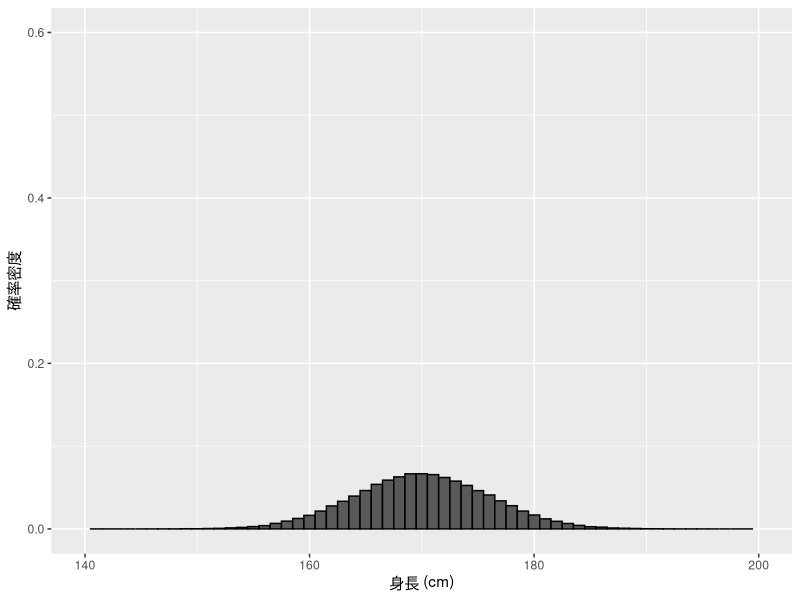
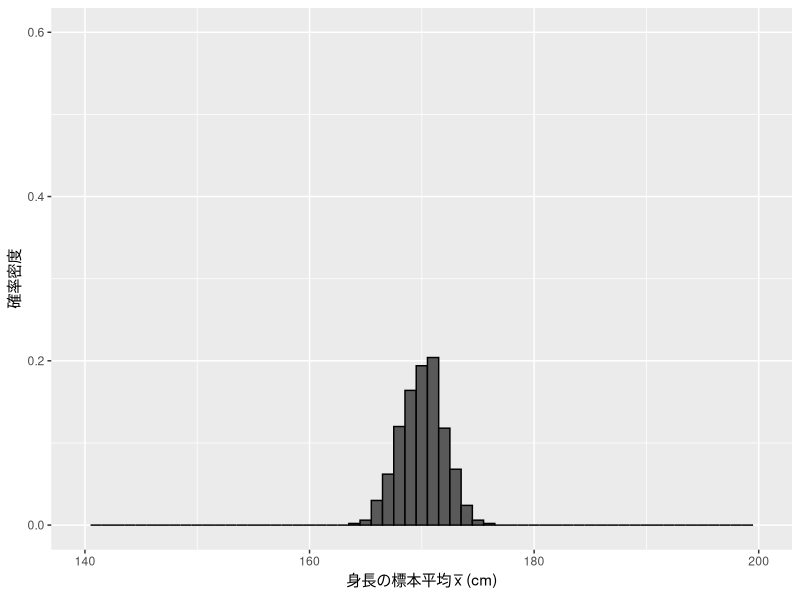
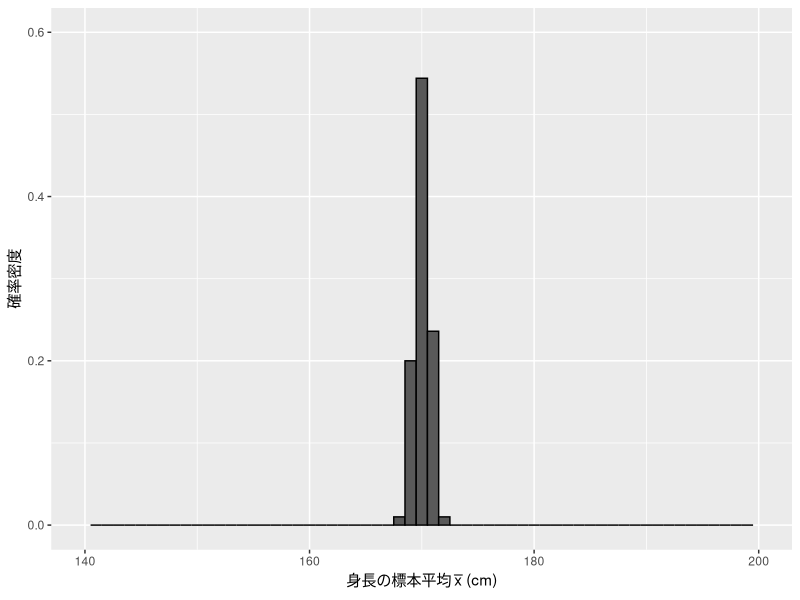
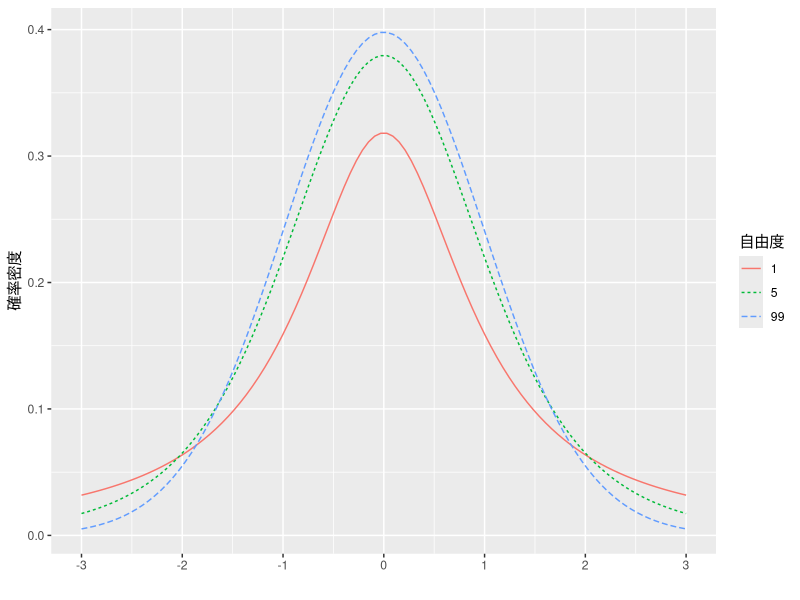
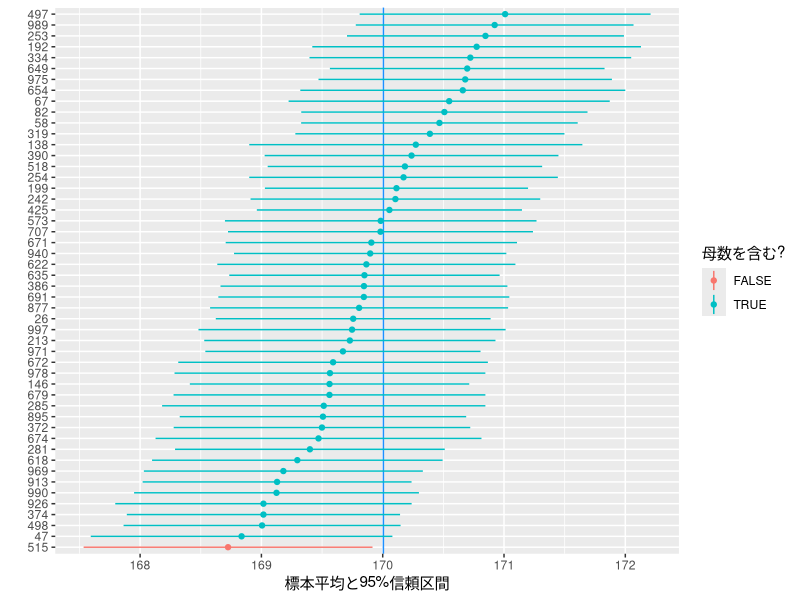

These figures' R source, in order: (Note: this script raises an error after producing the figures.)
## ch07.R
##
## 浅野正彦・矢内勇生. 2018. 『Rによる計量政治学』オーム社
## 第7章 統計的推定
##
## Created:  2018-11-22 Yuki Yanai
## Modified: 2018-11-24 YY
##           2021-05-28 YY

## tidyverse パッケージを読み込む
library("tidyverse")
if (capabilities("aqua")) { # Macかどうか判定し、Macの場合のみ実行
  theme_set(theme_gray(base_size = 10, 
                       base_family = "HiraginoSans-W3"))
}     


####################################################
## 7.1  母集団と標本
####################################################

## Rコードなし

####################################################
## 7.2  標本分布
####################################################

## 10万人の母集団の身長を設定する
## 身長の母平均は170cm、母標準偏差は6とする
set.seed(2018-11-20)  # 乱数の種を設定する。
population <- rnorm(100000, mean = 170, sd = 6)
mean(population)
sd(population)

## 図7.3 母集団の分布
hist_pop <- data_frame(pop = population) %>% 
  ggplot(aes(x = pop, y = ..density..)) +           # 古い書き方
  #ggplot(aes(x = pop, y = after_stat(density))) +  # 新しい書き方
    geom_histogram(binwidth = 1, color = "black") +
    xlim(140, 200) + ylim(0, 0.6) +
    labs(x = "身長 (cm)", y = "確率密度")
print(hist_pop)

## 上で定義した母集団から、サイズ10の標本を500個抽出する
## 結果を保存するために、10行x500列の空の行列を用意する
size10 <- matrix(NA, nrow = 10, ncol = 500)
for (i in 1:500) { # 標本抽出を500回繰り返す
  size10[, i] <- sample(population, size = 10, replace = FALSE)
}
## それぞれの標本での平均値を計算し、データフレームの1変数として保存する
df <- data_frame(means_s10 = colMeans(size10))

## 図7.4
## 標本平均の標本分布をヒストグラムにする
hist_size10 <- df %>% 
  ggplot(aes(x = means_s10, y = ..density.. )) + # 古い書き方
  #ggplot(aes(x = means_s10, y = after_stat(density))) + # 新しい書き方
  geom_histogram(binwidth = 1, color = "black") +
  xlim(140, 200) + ylim(0, 0.6) +
  labs(x = expression(paste("身長の標本平均 ", bar(x), " (cm)")),
       y = "確率密度")
print(hist_size10)

## 標本サイズ10の場合の標本平均のばらつき（標準誤差）を計算する
sd(df$means_s10)

## 上で定義した母集団から、サイズ90の標本を500個抽出する
## 結果を保存するために、90行x500列の空の行列を用意する
size90 <- matrix(NA, nrow = 90, ncol = 500)
for (i in 1:500) { # 標本抽出を500回繰り返す
  size90[, i] <- sample(population, size = 90, replace = FALSE)
}
## それぞれの標本での平均値を計算し、データフレームの1変数として保存する
df <- mutate(df, means_s90 = colMeans(size90))

## 図7.5
## 標本平均の標本分布をヒストグラムにする
hist_size90 <- df %>% 
  ggplot(aes(x = means_s90, y = ..density.. )) + # 古い書き方
  #ggplot(aes(x = means_s90, y = after_stat(density))) + # 新しい書き方
  geom_histogram(binwidth = 1, color = "black") +
  xlim(140, 200) + ylim(0, 0.6) +
  labs(x = expression(paste("身長の標本平均 ", bar(x), " (cm)")),
       y = "確率密度")
print(hist_size90)

## 標本サイズ90の場合の標本平均のばらつき（標準誤差）を計算する
sd(df$means_s90)

## 標本サイズ10の場合と90の場合の標本のばらつきの比
sd(df$means_s10) / sd(df$means_s90)


####################################################
## 7.3  母平均の推定と信頼区間
####################################################

## 図7.6 t分布
df_t <- data_frame(x = seq(-3, 3, length.out = 100)) %>% 
  mutate(`1` = dt(x, df = 1),
         `5` = dt(x, df = 5),
         `99` = dt(x, df = 99)) %>% 
  gather(key = "df", value = "density", `1`:`99`)
t_dist <- ggplot(df_t, aes(x = x, 
                           y = density,
                           color = df, 
                           linetype = df)) +
  geom_line() +
  labs(x = "", y = "確率密度") +
  scale_x_continuous(breaks = -3:3) +
  scale_color_discrete(name = "自由度") + 
  scale_linetype_discrete(name = "自由度") +
  guides(shape = guide_legend(reverse = TRUE)) 
print(t_dist)


## 自由度99のt分布で、データの95%が収まる範囲の上限値を求める
qt(p = 0.025, df = 99, lower.tail = FALSE)
# または、
qt(p = 0.975, df = 99, lower.tail = TRUE)
## 同様に、下限値を求める
qt(p = 0.025, df = 99, lower.tail = TRUE)


## 上で定義した母集団（身長の母平均が約170）から
## 標本サイズ100の標本を1,000個抽出し、
## それぞれの標本について信頼区間を求める
n <- 100
res <- matrix(NA, nrow = n, ncol = 1000)
for (i in 1:1000) {
  res[, i] <- sample(population, size = n, replace = FALSE)
}
## それぞれの標本の平均と標準偏差を求めてデータフレームの変数にする。
## その後、標準誤差 se と95%信頼区間の下限 lb、上限ub を計算するn
df_ci <- data_frame(      # 古い書き方
         #tibble(         # 新しい書き方
           id = 1:1000,　　　　
           means = colMeans(res),
           sds = apply(res, MARGIN = 2, FUN = sd)) %>% 
  mutate(se = sds / sqrt(n),
         lb = means + qt(p = 0.025, df = 99, lower.tail = TRUE) * se,
         ub = means + qt(p = 0.025, df = 99, lower.tail = FALSE) * se)
## 結果の一部を見てみる
head(df_ci)

## 信頼区間の中に真の母平均が含まれているかどうか判定する変数を作る
(pop_mean <- mean(population)) # 真の母平均
df_ci <- mutate(df_ci,
                success = (lb <= pop_mean & ub >= pop_mean))
## 母平均を区間内に捉えた95%信頼区間の割合を計算する
mean(df_ci$success)

## 1000個の標本から50個をランダムに選び、95%信頼区間を図示する。
set.seed(2018-11-22)
ci_plt <- sample_n(df_ci, size = 50) %>% 
  ggplot(aes(x = reorder(id, means), y = means, 
             ymin = lb, ymax = ub, color = success)) +
  geom_hline(yintercept = pop_mean, color = "dodgerblue") +
  geom_linerange() +
  geom_point() +
  scale_color_discrete(name = "母数を含む?") +
  labs(x = "", y = "標本平均と95%信頼区間") +
  coord_flip()
print(ci_plt)


## 例7.4：衆院データを使って信頼区間を求める
HR <- read_rds("data/hr-data.Rds")
## Rdsファイルの読み込みがうまくいかない場合は以下を実行
#download.file(url = "https://git.io/fxhQU",
#              destfile = "data/hr-data.csv")
#HR <- read_csv("data/hr-data.csv")

## 候補者の年齢ageの50%信頼区間を求める
age_ci50 <- t.test(HR$age, conf.level = 0.5)
age_ci50$conf.int

## 候補者の年齢ageの95%信頼区間を求める
age_ci95 <- t.test(HR$age)
age_ci95$conf.int
